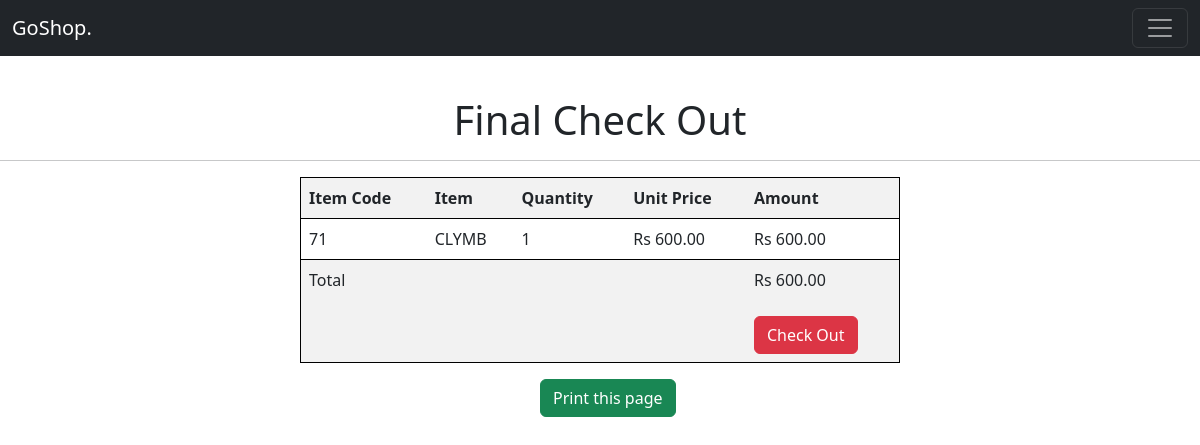
The app's page /buynow.php (signed in) with its own data.
### tables this page shows
CREATE TABLE IF NOT EXISTS `unprocessed` (
  `id` int NOT NULL AUTO_INCREMENT,
  `customerid` varchar(255) NOT NULL,
  `vendorid` varchar(255) NOT NULL,
  `itemimage` varchar(255) NOT NULL,
  `itemname` varchar(255) NOT NULL,
  `qty` varchar(255) NOT NULL,
  `price` varchar(255) NOT NULL,
  `status` varchar(255) NOT NULL,
  `orderid` varchar(255) DEFAULT NULL,
  PRIMARY KEY (`id`)
);

### buynow.php (the view, shortened to what this page needs)
<!DOCTYPE html>
<html>
<head>
<link href="https://cdn.jsdelivr.net/npm/bootstrap@5.3.0/dist/css/bootstrap.min.css" rel="stylesheet">
</head>
<body>
<nav class="navbar navbar-dark bg-dark fixed-top">
  <div class="container-fluid">
    <a class="navbar-brand" href="index.php">GoShop.</a>
    <button class="navbar-toggler" type="button" data-bs-toggle="offcanvas" data-bs-target="#offcanvasDarkNavbar" aria-controls="offcanvasDarkNavbar" aria-label="Toggle navigation">
      <span class="navbar-toggler-icon"></span>
    </button>
  </div>
</nav>
<br><br><br><br>
<h1 align=center>Final Check Out</h1><hr>
<?php
$servername = "localhost";
$username = "root";
$password = "ipsleisha1703";
$dbname = "myproj";
$conn = mysqli_connect($servername, $username, $password, $dbname);
$customer_username=$_SESSION["customer_username"];
$sql = "SELECT * FROM unprocessed where customerid='$customer_username' and status='unprocessed'";
$result = mysqli_query($conn, $sql);
if (mysqli_num_rows($result) > 0) {
    echo '<table class="table table-striped" style="width:50%;margin-left:25%;border: 1px solid black">';
    echo '<tr><th>Item Code</th>';
    echo '<th>Item</th>';
    echo '<th>Quantity</th>';
    echo '<th>Unit Price</th>';
    echo '<th>Amount</th>';
    echo '</tr>';
    $totalAmount = 0;
    while ($row = mysqli_fetch_assoc($result)) {
        $itemname = $row["itemname"];
        $qty = $row["qty"];
        $itemprice = $row["price"];
        $amount = $qty * $itemprice;
        $totalAmount += $amount;
        echo '<tr>';
        echo '<td>'.$row['id'].'</td><td>' . $itemname . '</td>';
        echo '<td>' . $qty . '</td>';
        echo '<td>Rs ' . number_format($itemprice, 2) . '</td>';
        echo "<td class='text-right'>Rs " . number_format($amount, 2) . "</td>";
        echo '</tr>';
    }
    echo '<tr class="total-row">';
    echo '<td colspan="4" class="text-right">Total</td>';
    echo '<td >Rs ' . number_format($totalAmount, 2) ;
    echo "<br><br><form method=post action=bill.php><input type='submit' value='Check Out'  class='btn btn-danger' ></td></tr>";
    echo '</table>';
	echo '<button onclick="printPage()" class="btn btn-success" style="margin-left:45%;">Print this page</button>';
} else {
    echo "0 results";
}
?>
</body>
</html>

### records on screen
unprocessed: id "71", itemname "CLYMB", qty "1", price "600.00", amount "600.00"

### other values on screen
$totalAmount "600.00"
